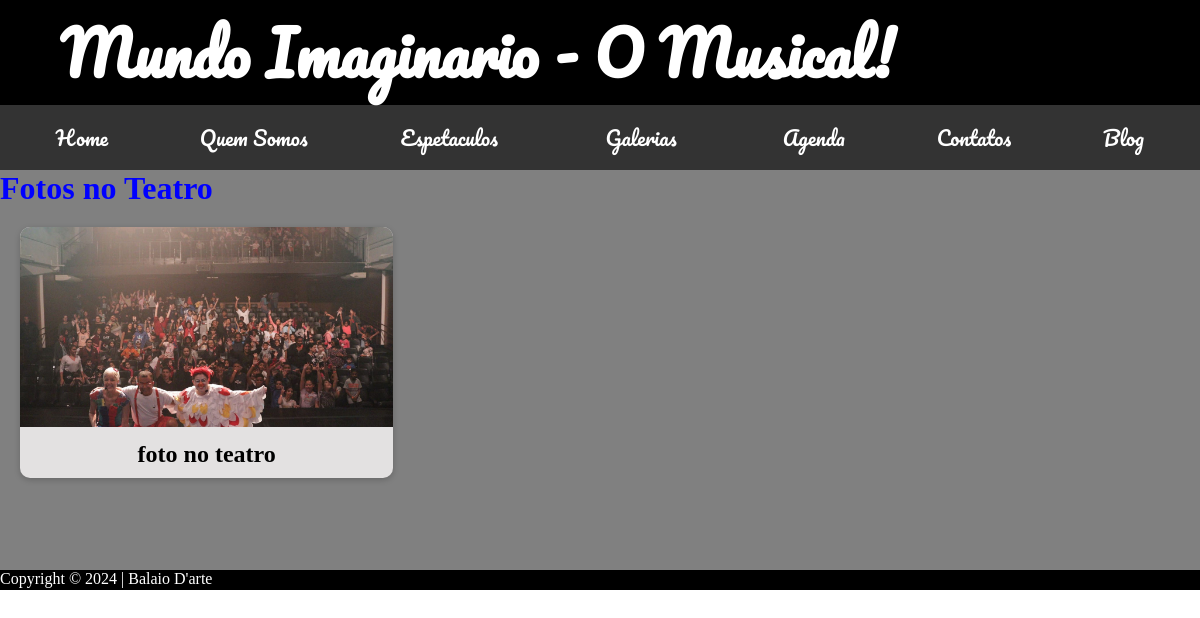
The page /teatro/ on the database its author committed.
### web/models.py (models this page shows, shortened)
class Fotos(models.Model):
    id = models.AutoField(primary_key=True)
    legenda = models.CharField(max_length=200)
    imagem = models.ImageField(upload_to='web/', blank=False, null=False)
    local = models.ForeignKey(LocalFotos, on_delete=models.CASCADE)

### web/views.py (the view)
# urls.py: path('teatro/', v.teatro_view, name='teatro'),
def teatro_view(request):
    teatro = Fotos.objects.filter(local=3)
    return render(request, 'teatro.html', {'teatro': teatro})

### web/templates/teatro.html (shortened to what this page needs)
{% extends "base.html" %}
{% block content %}
    <h1>Fotos no Teatro</h1>
    <div class="foto-grid">
    {% for foto in teatro %}
        <div class="foto-card">
             <a href="{{foto.imagem.url}}">
            <img src="{{foto.imagem.url}}">
             <h2>{{foto.legenda}}</h2>
             </a>
         </div>
    </div>
    {%endfor%}
{% endblock %}

### web/static/css/configura.css (style rules this page uses)
* { margin: 0px auto; }

### web/templates/teatro.html (style rules this page uses)
a { text-decoration: none; }
h2 { color: black; }
.foto-grid { display: grid; grid-template-columns: repeat(3, 1fr); gap: 20px; margin: 0 auto; max-width: 1200px; padding: 20px; }
.foto-card { background-color: #e3e1e1; box-shadow: 0 2px 6px rgba(0, 0, 0, 0.2); border-radius: 10px; overflow: hidden; text-align: center; transition: all 0.3s ease; }
.foto-card img { width: 100%; height: 200px; object-fit: cover; }
.foto-card h2 { font-size: 1.5rem; margin: 10px; }

### rows shown on the page
Fotos: imagem (picture), legenda "foto no teatro"
